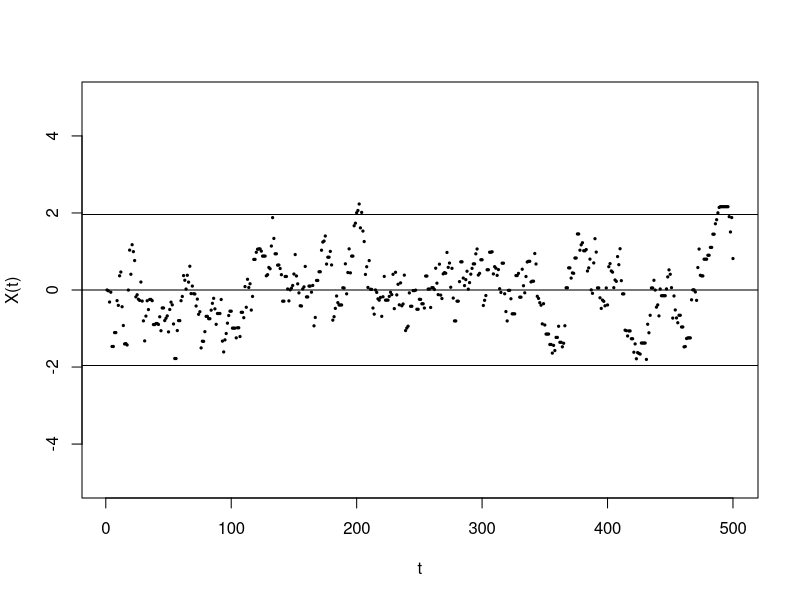
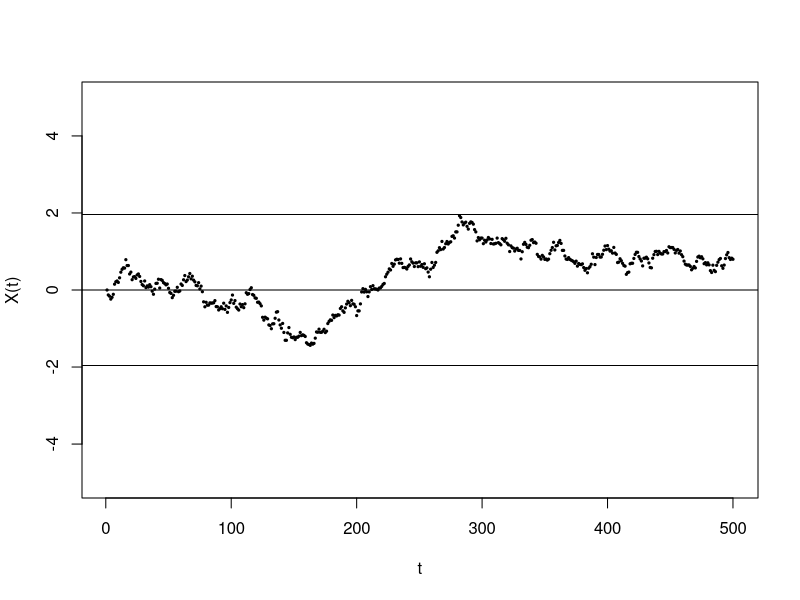
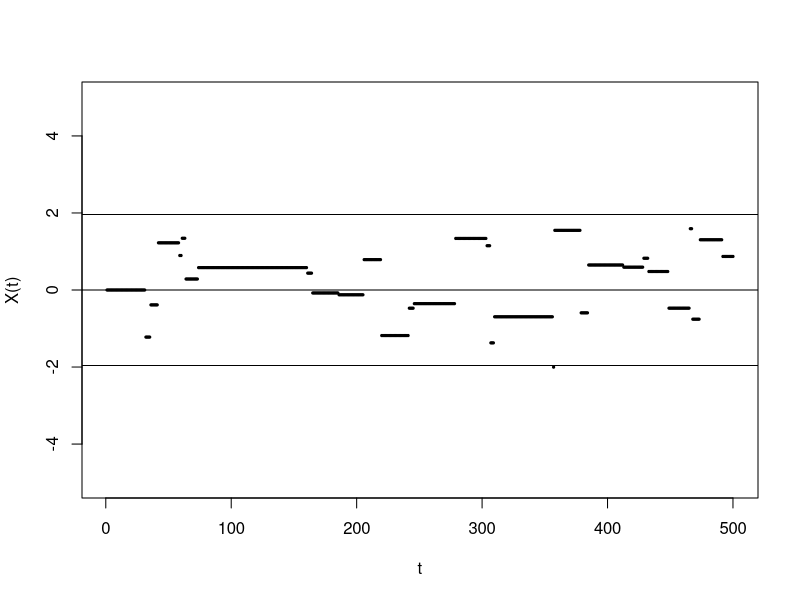

Recreate these plots in R, in order.
f.MCMC.MH<-function(nstep,X0,props){
    vN<-1:nstep
    vX<-rep(X0,nstep);
    for (i in 2:nstep){
	X<-vX[i-1]
	Y<-rnorm(1,mean=X,sd=props)
	u<-runif(1)
	a<-min(c(1,(dnorm(Y)*dnorm(X,mean=Y,sd=props))/(dnorm(X)*dnorm(Y,mean=X,sd=props))))
	if (u <=a){vX[i]<-Y}else{vX[i]<-X}    
    }
    plot(vN,vX,pch=19,cex=0.3,col="black",xlab="t",ylab="X(t)",main="",ylim=c(min(X0-0.5,-5),max(5,X0+0.5)))
    abline(h=0)
    abline(h=1.96)
    abline(h=-1.96)
}

f.MCMC.MH(500, 0, 0.5)
f.MCMC.MH(500, 0, 0.1)
f.MCMC.MH(500, 0, 20)